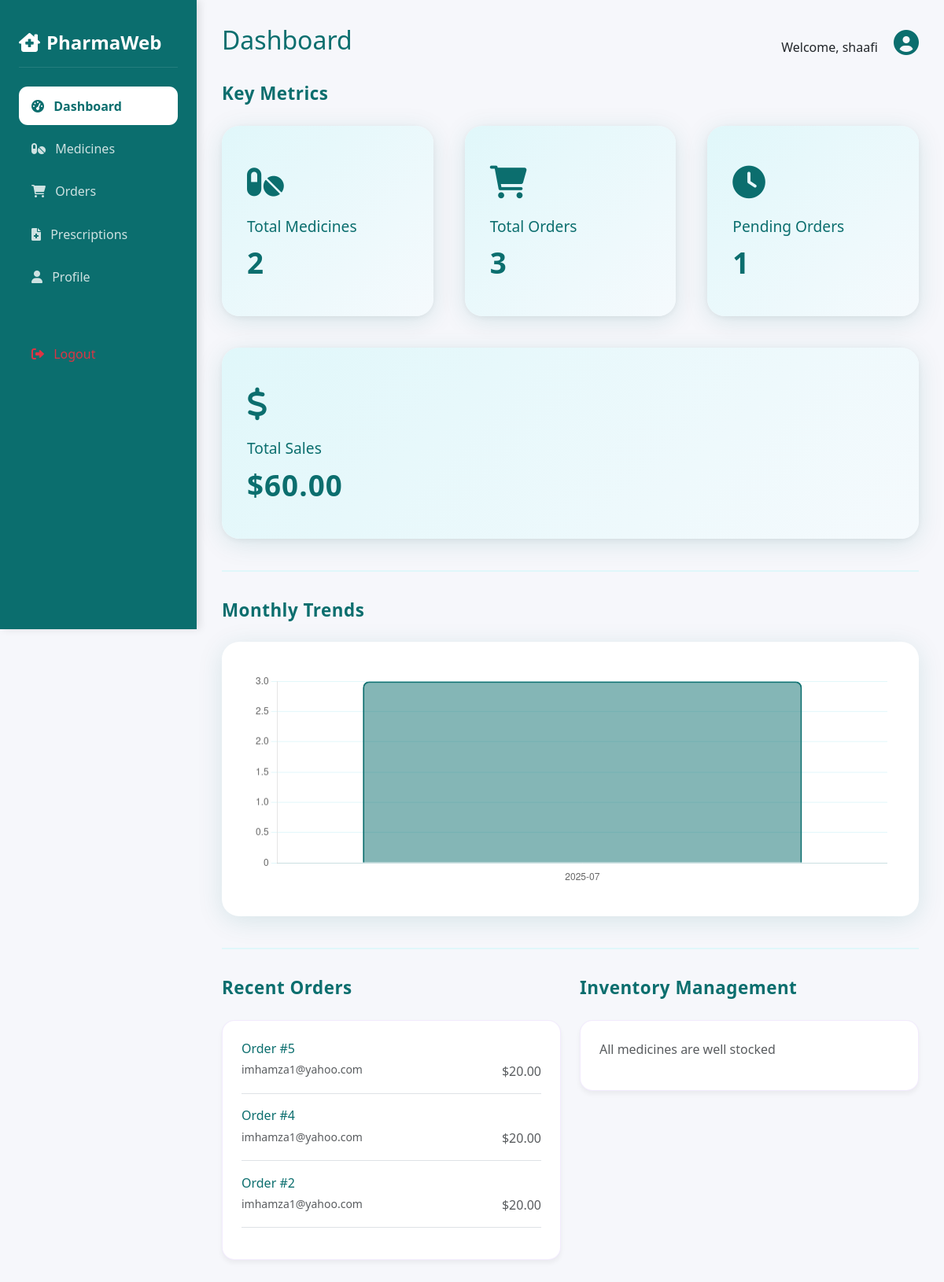
Screenshot of /pharmacy/dashboard.php (signed in) with the database file from the repository.
### tables this page shows
CREATE TABLE `pharmacies` (
  `id` int(11) NOT NULL,
  `user_id` int(11) DEFAULT NULL,
  `pharmacy_name` varchar(255) NOT NULL,
  `address` text NOT NULL,
  `phone` varchar(20) DEFAULT NULL,
  `license_number` varchar(50) DEFAULT NULL,
  `status` enum('active','inactive') DEFAULT 'active',
  `wallet_address` varchar(42) DEFAULT NULL,
  `trust_score` decimal(5,2) DEFAULT 100.00,
  `performance` varchar(255) DEFAULT NULL
);

CREATE TABLE `orders` (
  `id` int(11) NOT NULL,
  `customer_id` int(11) DEFAULT NULL,
  `pharmacy_id` int(11) NOT NULL,
  `prescription_id` int(11) DEFAULT NULL,
  `total_amount` decimal(10,2) NOT NULL,
  `status` enum('pending','approved','rejected','completed','cancelled') DEFAULT 'pending',
  `payment_status` enum('pending','completed','failed') DEFAULT 'pending',
  `payment_method` enum('blockchain','hormuud','evc_plus','cash') DEFAULT 'blockchain',
  `phone_number` varchar(20) DEFAULT NULL,
  `ussd_session_id` varchar(50) DEFAULT NULL,
  `transaction_hash` varchar(255) DEFAULT NULL,
  `created_at` timestamp NOT NULL DEFAULT current_timestamp(),
  `payout_amount` decimal(10,2) DEFAULT NULL,
  `payout_tx_hash` varchar(255) DEFAULT NULL
);

CREATE TABLE `users` (
  `id` int(11) NOT NULL,
  `email` varchar(255) NOT NULL,
  `password` varchar(255) NOT NULL,
  `user_type` enum('admin','pharmacy','customer') NOT NULL,
  `metamask_address` varchar(42) DEFAULT NULL,
  `created_at` timestamp NOT NULL DEFAULT current_timestamp(),
  `updated_at` timestamp NOT NULL DEFAULT current_timestamp() ON UPDATE current_timestamp(),
  `user_hash` varchar(66) DEFAULT NULL,
  `tx_hash` varchar(66) DEFAULT NULL
);

### pharmacy/dashboard.php (the view, shortened to what this page needs)
<?php
require_once '../config/database.php';
$stmt = $conn->prepare("SELECT * FROM pharmacies WHERE user_id = ?");
$stmt->execute([$_SESSION['user_id']]);
$pharmacy = $stmt->fetch();
$stats = [
    'total_medicines' => $conn->query("SELECT COUNT(*) FROM medicines WHERE pharmacy_id = " . $pharmacy['id'])->fetchColumn(),
    'total_orders' => $conn->query("SELECT COUNT(*) FROM orders WHERE pharmacy_id = " . $pharmacy['id'])->fetchColumn(),
    'pending_orders' => $conn->query("SELECT COUNT(*) FROM orders WHERE pharmacy_id = " . $pharmacy['id'] . " AND status = 'pending'")->fetchColumn(),
    'total_revenue' => $conn->query("SELECT COALESCE(SUM(total_amount), 0) FROM orders WHERE pharmacy_id = " . $pharmacy['id'] . " AND status = 'completed'")->fetchColumn()
];
$recent_orders = $conn->query("
    SELECT o.*, u.email as customer_email
    FROM orders o
    JOIN users u ON o.customer_id = u.id
    WHERE o.pharmacy_id = " . $pharmacy['id'] . "
    ORDER BY o.created_at DESC
    LIMIT 5
")->fetchAll();
$low_stock_medicines = $conn->query("
    SELECT * FROM medicines
    WHERE pharmacy_id = " . $pharmacy['id'] . "
    AND stock_quantity < 10 AND stock_quantity > 0
    ORDER BY stock_quantity ASC
    LIMIT 5
")->fetchAll();
$out_of_stock_medicines = $conn->query("
    SELECT * FROM medicines
    WHERE pharmacy_id = " . $pharmacy['id'] . "
    AND stock_quantity = 0
    ORDER BY name ASC
    LIMIT 5
")->fetchAll();
$monthly_orders = $conn->query("SELECT DATE_FORMAT(created_at, '%Y-%m') as month, COUNT(*) as count FROM orders WHERE pharmacy_id = {$pharmacy['id']} GROUP BY month ORDER BY month ASC")->fetchAll(PDO::FETCH_KEY_PAIR);
$monthly_medicines = $conn->query("SELECT DATE_FORMAT(created_at, '%Y-%m') as month, COUNT(*) as count FROM medicines WHERE pharmacy_id = {$pharmacy['id']} GROUP BY month ORDER BY month ASC")->fetchAll(PDO::FETCH_KEY_PAIR);
$all_months = array_unique(array_merge(array_keys($monthly_orders), array_keys($monthly_medicines)));
sort($all_months);
$order_counts = [];
$medicine_counts = [];
foreach ($all_months as $m) {
    $order_counts[] = isset($monthly_orders[$m]) ? (int)$monthly_orders[$m] : 0;
    $medicine_counts[] = isset($monthly_medicines[$m]) ? (int)$monthly_medicines[$m] : 0;
}
$total_sales_amount = $conn->query("SELECT COALESCE(SUM(total_amount), 0) FROM orders WHERE pharmacy_id = " . $pharmacy['id'])->fetchColumn();
?>
<!DOCTYPE html>
<html lang="en">
<head>
    <link href="https://cdn.jsdelivr.net/npm/bootstrap@5.3.0/dist/css/bootstrap.min.css" rel="stylesheet">
    <link href="https://cdnjs.cloudflare.com/ajax/libs/font-awesome/6.0.0/css/all.min.css" rel="stylesheet">
    <link href="../assets/css/theme.css" rel="stylesheet">
</head>
<body>
    <div class="sidebar">
        <div class="sidebar-header">
            <h4><i class="fas fa-clinic-medical me-2"></i>PharmaWeb</h4>
        </div>
        <nav class="mt-4">
            <a href="dashboard.php" class="nav-link<?php if(basename($_SERVER['PHP_SELF'])=='dashboard.php') echo ' active'; ?>">
                <i class="fas fa-tachometer-alt me-2"></i> Dashboard
            </a>
            <a href="medicines.php" class="nav-link<?php if(basename($_SERVER['PHP_SELF'])=='medicines.php') echo ' active'; ?>">
                <i class="fas fa-pills me-2"></i> Medicines
            </a>
            <a href="orders.php" class="nav-link<?php if(basename($_SERVER['PHP_SELF'])=='orders.php') echo ' active'; ?>">
                <i class="fas fa-shopping-cart me-2"></i> Orders
            </a>
            <a href="prescriptions.php" class="nav-link<?php if(basename($_SERVER['PHP_SELF'])=='prescriptions.php') echo ' active'; ?>">
                <i class="fas fa-file-medical me-2"></i> Prescriptions
            </a>
            <a href="profile.php" class="nav-link<?php if(basename($_SERVER['PHP_SELF'])=='profile.php') echo ' active'; ?>">
                <i class="fas fa-user me-2"></i> Profile
            </a>
            <a href="../logout.php" class="nav-link text-danger mt-5">
                <i class="fas fa-sign-out-alt me-2"></i> Logout
            </a>
        </nav>
    </div>
    <div class="main-content">
        <div class="d-flex justify-content-between align-items-center mb-4">
            <h2 style="color: #0b6e6e;">Dashboard</h2>
            <div class="user-info">
                <span class="me-3">Welcome, <?php echo htmlspecialchars($pharmacy['pharmacy_name']); ?></span>
                <i class="fas fa-user-circle fa-2x" style="color: #0b6e6e;"></i>
            </div>
        </div>
        <div class="dashboard-section-title">Key Metrics</div>
        <div class="dashboard-summary">
            <div class="summary-card">
                <span class="icon"><i class="fas fa-pills"></i></span>
                <span class="label">Total Medicines</span>
                <span class="value"><?php echo $stats['total_medicines']; ?></span>
            </div>
            <div class="summary-card">
                <span class="icon"><i class="fas fa-shopping-cart"></i></span>
                <span class="label">Total Orders</span>
                <span class="value"><?php echo $stats['total_orders']; ?></span>
            </div>
            <div class="summary-card">
                <span class="icon"><i class="fas fa-clock"></i></span>
                <span class="label">Pending Orders</span>
                <span class="value"><?php echo $stats['pending_orders']; ?></span>
            </div>
            <div class="summary-card">
                <span class="icon"><i class="fas fa-dollar-sign"></i></span>
                <span class="label">Total Sales</span>
                <span class="value">$<?php echo number_format($total_sales_amount, 2); ?></span>
            </div>
        </div>
        <div class="dashboard-divider"></div>
        <div class="dashboard-section-title">Monthly Trends</div>
        <div class="dashboard-graph">
            <canvas id="ordersChart" height="100"></canvas>
        </div>
        <div class="dashboard-divider"></div>
        <div class="row g-4">
            <div class="col-md-6">
                <div class="dashboard-section-title">Recent Orders</div>
                <div class="recent-activity">
                    <?php if (empty($recent_orders)): ?>
                        <p class="text-muted">No recent orders</p>
                    <?php else: ?>
                        <?php foreach ($recent_orders as $order): ?>
                            <div class="d-flex justify-content-between align-items-center mb-3 pb-3 border-bottom">
                                <div>
                                    <h6 class="mb-1">Order #<?php echo $order['id']; ?></h6>
                                    <small class="text-muted"><?php echo htmlspecialchars($order['customer_email']); ?></small>
                                </div>
                                <div class="text-end">
                                    <span class="badge <?php echo $order['status'] === 'completed' ? 'badge-completed' : 'badge-pending'; ?>">
                                    </span>
                                    <div class="text-muted mt-1">
                                        $<?php echo number_format($order['total_amount'], 2); ?>
                                    </div>
                                </div>
                            </div>
                        <?php endforeach; ?>
                    <?php endif; ?>
                </div>
            </div>
            <div class="col-md-6">
                <div class="dashboard-section-title">Inventory Management</div>
                <div class="recent-activity">
                    <?php if (empty($low_stock_medicines) && empty($out_of_stock_medicines)): ?>
                        <p class="text-muted">All medicines are well stocked</p>
                    <?php endif; ?>
                </div>
            </div>
        </div>
    </div>
    <script>
    const ctx = document.getElementById('ordersChart').getContext('2d');
    const months = <?php echo json_encode($all_months); ?>;
    const orderCounts = <?php echo json_encode($order_counts); ?>;
    const medicineCounts = <?php echo json_encode($medicine_counts); ?>;
    // Limit chart data to last 6 months
    const months_to_show = 6;
    if (months.length > months_to_show) {
        months.splice(0, months.length - months_to_show);
        orderCounts.splice(0, orderCounts.length - months_to_show);
        medicineCounts.splice(0, medicineCounts.length - months_to_show);
    }
    new Chart(ctx, {
        type: 'bar',
        data: {
            labels: months,
            datasets: [
                {
                    label: 'Orders',
                    data: orderCounts,
                    backgroundColor: 'rgba(11, 110, 110, 0.5)',
                    borderColor: '#0b6e6e',
                    borderWidth: 2,
                    borderRadius: 8,
                    yAxisID: 'y',
                    type: 'bar',
                },
                {
                    label: 'New Medicines',
                    data: medicineCounts,
                    borderColor: '#009688',
                    backgroundColor: 'rgba(0,150,136,0.12)',
                    borderWidth: 3,
        <div class="dashboard-summary">
            <div class="summary-card">
                <span class="icon"><i class="fas fa-pills"></i></span>
                <span class="label">Total Medicines</span>
                <span class="value"><?php echo $stats['total_medicines']; ?></span>
            </div>
            <div class="summary-card">
                <span class="icon"><i class="fas fa-shopping-cart"></i></span>
                <span class="label">Total Orders</span>
                <span class="value"><?php echo $stats['total_orders']; ?></span>
            </div>
            <div class="summary-card">
                <span class="icon"><i class="fas fa-clock"></i></span>
                <span class="label">Pending Orders</span>
                <span class="value"><?php echo $stats['pending_orders']; ?></span>
            </div>
        </div>
        <div class="dashboard-graph">
            <div class="dashboard-section-title">Monthly Orders</div>
            <canvas id="ordersChart" height="100"></canvas>
        </div>
    </div>
    <script src="https://cdn.jsdelivr.net/npm/bootstrap@5.3.0/dist/js/bootstrap.bundle.min.js"></script>
    <script>
    const ctx = document.getElementById('ordersChart').getContext('2d');
    const months = <?php echo json_encode(array_keys($monthly_orders)); ?>;
    const counts = <?php echo json_encode(array_values($monthly_orders)); ?>;
    new Chart(ctx, {
        type: 'bar',
        data: {
            labels: months,
            datasets: [{
                label: 'Orders',
                data: counts,
                backgroundColor: 'rgba(11, 110, 110, 0.5)',
                borderColor: '#0b6e6e',
                borderWidth: 2,
                borderRadius: 8,
            }]
        },
        options: {
            responsive: true,
            plugins: {
                legend: { display: false },
            },
            scales: {
                x: { grid: { display: false } },
                y: { beginAtZero: true, grid: { color: '#e0f7fa' } }
            }
        }
    });
    </script>
</body>
</html>

### assets/css/theme.css (style rules this page uses)
:root { --sidebar-width: 250px; --primary-color: #0b6e6e; --primary-light: #a78bfa; --primary-dark: #085353; --success-color: #10b981; --warning-color: #f59e42; --danger-color: #e53e3e; --info-color: #3498db; --sidebar-bg: linear-gradient(135deg, var(--primary-dark) 0%, var(--primary-color) 100%); }
body { font-family: 'Segoe UI', Tahoma, Geneva, Verdana, sans-serif; background: #f6f7fb; min-height: 100vh; }
.sidebar { width: var(--sidebar-width); position: fixed; top: 0; left: 0; height: 100vh; background: var(--sidebar-bg); color: white; padding: 1.5rem; box-shadow: 4px 0 10px rgba(0,0,0,0.1); }
.main-content { margin-left: var(--sidebar-width); padding: 2rem; }
.sidebar-header { padding: 1rem 0; border-bottom: 1px solid rgba(255,255,255,0.1); margin-bottom: 1.5rem; }
.sidebar-header h4 { font-weight: 700; color: white; margin: 0; }
.nav-link { color: rgba(255,255,255,0.8); padding: 0.8rem 1rem; border-radius: 0.7rem; margin: 0.3rem 0; transition: all 0.3s; }
.nav-link.active { background: white; color: var(--primary-color); font-weight: 600; }
.stat-card, .report-card, .user-card, .profile-card, .activity-card, .recent-activity { background: white; border-radius: 1rem; box-shadow: 0 4px 6px rgba(0,0,0,0.05); padding: 1.5rem; margin-bottom: 2rem; border: 1px solid rgba(124,58,237,0.1); }

### pharmacy/dashboard.php (style rules this page uses)
:root { --primary: #0b6e6e; --primary-light: #0b6e6e; --primary-dark: #0b6e6e; --accent: #0b6e6e; --text-light: #0b6e6e; }
h2, h3, h4, h5, h6 { color: #0b6e6e; }
.dashboard-summary { display: flex; flex-wrap: wrap; gap: 2.5rem; margin-bottom: 2.5rem; justify-content: flex-start; }
.summary-card { flex: 1 1 260px; background: linear-gradient(135deg, #e0f7fa 0%, #f5fafd 100%); border-radius: 22px; box-shadow: 0 6px 32px rgba(11, 110, 110, 0.13), 0 2px 8px rgba(0,0,0,0.06); padding: 2.5rem 2rem; display: flex; flex-direction: column; align-items: flex-start; justify-content: center; min-width: 260px; min-height: 160px; position: relative; transition: box-shadow 0.2s, transform 0.2s; }
.summary-card .icon { font-size: 2.6rem; color: #0b6e6e; margin-bottom: 0.7rem; }
.summary-card .label { font-size: 1.2rem; color: #0b6e6e; margin-bottom: 0.3rem; font-weight: 500; }
.summary-card .value { font-size: 2.3rem; font-weight: bold; color: #0b6e6e; letter-spacing: 1px; }
.dashboard-graph { background: #fff; border-radius: 22px; box-shadow: 0 6px 32px rgba(11, 110, 110, 0.13); padding: 2.5rem; margin-bottom: 2.5rem; }
.dashboard-section-title { font-size: 1.4rem; color: #0b6e6e; font-weight: 600; margin-bottom: 1.5rem; letter-spacing: 0.5px; }
.dashboard-divider { border-top: 2px solid #e0f7fa; margin: 2.5rem 0 2rem 0; }

### rows the page displays
pharmacies: pharmacy_name "shaafi"
orders: id "5", customer.email "imhamza1@yahoo.com", total_amount "20.00"
orders: id "4", customer.email "imhamza1@yahoo.com", total_amount "20.00"
orders: id "2", customer.email "imhamza1@yahoo.com", total_amount "20.00"

### other values shown
$stats['total_medicines'] "2"
$stats['total_orders'] "3"
$stats['pending_orders'] "1"
$total_sales_amount "60.00"
